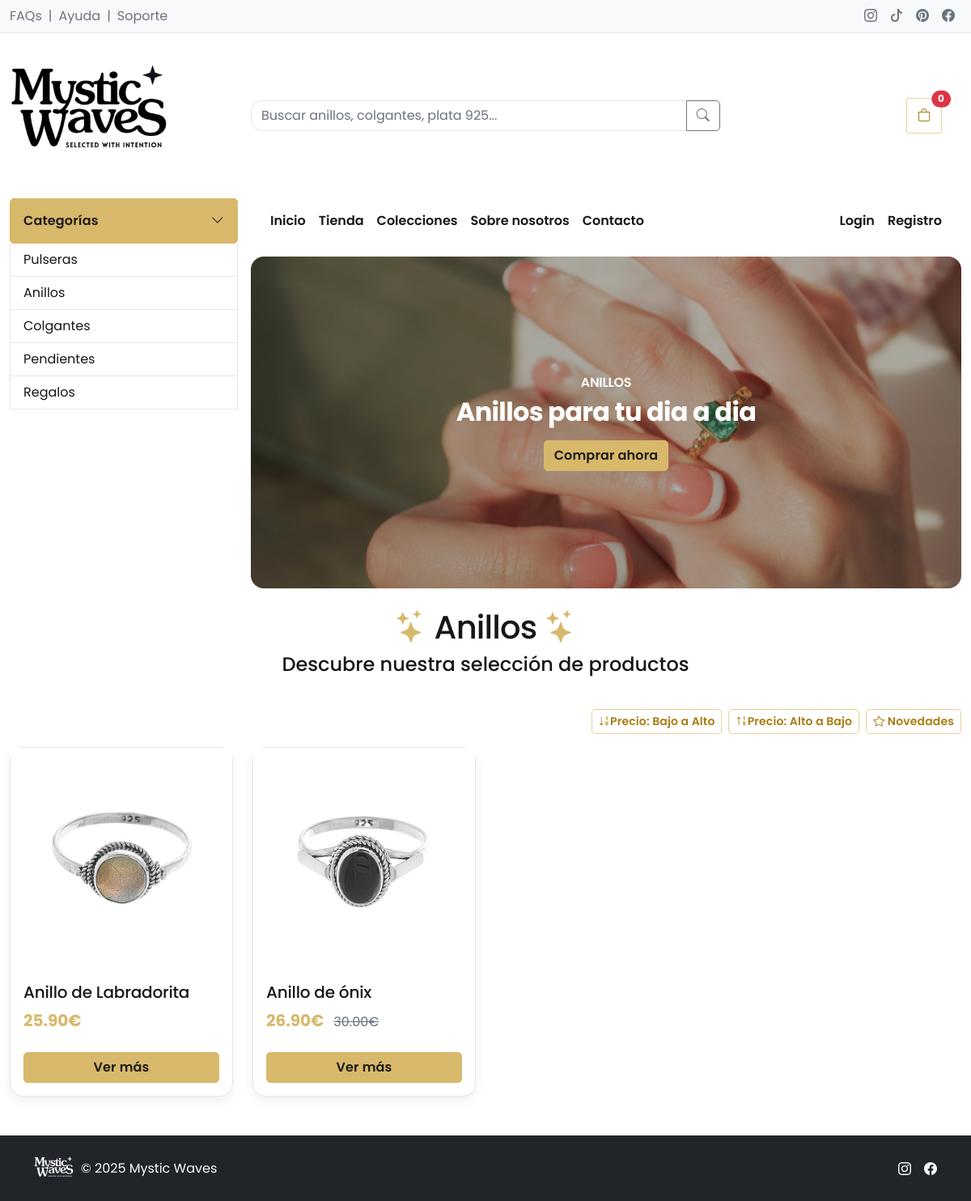
Screenshot of /views/tienda/categorias/categoria.php?categoria=anillos with the database file from the repository.
### tables this page shows
CREATE TABLE `categoria` (
  `codigo` int(11) NOT NULL,
  `nombre` varchar(50) NOT NULL,
  `descripcion` varchar(200) DEFAULT NULL,
  `activo` tinyint(1) NOT NULL,
  `categoriaPadre` int(11) DEFAULT NULL
);

CREATE TABLE `articulos` (
  `codigo` varchar(8) NOT NULL,
  `nombre` varchar(50) NOT NULL,
  `descripcion` varchar(200) NOT NULL,
  `categoria` int(11) NOT NULL,
  `stock` int(11) NOT NULL,
  `precio` decimal(10,2) NOT NULL,
  `imagen` varchar(200) NOT NULL,
  `precio_anterior` decimal(10,2) NOT NULL DEFAULT 0.00,
  `fecha_creacion` timestamp NOT NULL DEFAULT current_timestamp() ON UPDATE current_timestamp(),
  `activo` tinyint(1) NOT NULL DEFAULT 1
);

### actions/categorias_action.php (called while the page is built, shortened)
<?php
$con = conectar();
$sql_categorias = "SELECT * FROM categoria";
$stmt_categorias = $con->prepare($sql_categorias);
$stmt_categorias->execute();
$categorias = $stmt_categorias->fetchAll(PDO::FETCH_OBJ);
if (isset($_GET['categoria'])) {
    $nombre_categoria = $_GET['categoria'];
    $sql_cat = "SELECT * FROM categoria WHERE LOWER(nombre) = LOWER(:nombre) AND activo = 1";
    $stmt_cat = $con->prepare($sql_cat);
    $stmt_cat->bindParam(':nombre', $nombre_categoria);
    $stmt_cat->execute();
    $categoria_actual = $stmt_cat->fetch(PDO::FETCH_OBJ);
    if ($categoria_actual) {
        $titulo_categoria = $categoria_actual->nombre;
        $descripcion_categoria = $categoria_actual->descripcion ?? 'Descubre nuestra selección de productos';
        $orden = $_GET['orden'] ?? '';
        if ($orden === 'precio_asc') {
            $sql_productos_cat = "SELECT * FROM articulos WHERE categoria = :categoria AND activo = 1 ORDER BY precio ASC";
        } elseif ($orden === 'precio_desc') {
            $sql_productos_cat = "SELECT * FROM articulos WHERE categoria = :categoria AND activo = 1 ORDER BY precio DESC";
        } elseif ($orden === 'nuevo') {
            $sql_productos_cat = "SELECT * FROM articulos WHERE categoria = :categoria AND activo = 1 ORDER BY fecha_creacion DESC";
        } else {
            $sql_productos_cat = "SELECT * FROM articulos WHERE categoria = :categoria AND activo = 1 ORDER BY fecha_creacion DESC";
        }
        $stmt_productos_cat = $con->prepare($sql_productos_cat);
        $stmt_productos_cat->bindParam(':categoria', $categoria_actual->codigo);
        $stmt_productos_cat->execute();
        $productos_categoria = $stmt_productos_cat->fetchAll(PDO::FETCH_OBJ);
    } else {
        $titulo_categoria = 'Categoría no encontrada';
        $descripcion_categoria = 'La categoría que buscas no existe o no está disponible.';
        $productos_categoria = [];
    }
}
?>

### helpers/auth.php (called while the page is built, shortened)
<?php
function isLoggedIn(){
    return isset($_SESSION['user_id']) && isset($_SESSION['user_name']);
}

### views/tienda/categorias/categoria.php (the view, shortened to what this page needs)
<?php
require_once __DIR__ . '/../../../helpers/auth.php';
require_once __DIR__ . '/../../../actions/categorias_action.php';
?>
<!DOCTYPE html>
<html lang="es">
<head>
  <link href="https://cdn.jsdelivr.net/npm/bootstrap@5.3.0/dist/css/bootstrap.min.css" rel="stylesheet">
  <link rel="stylesheet" href="https://cdn.jsdelivr.net/npm/bootstrap-icons@1.11.3/font/bootstrap-icons.css">
  <link href="../../../public/assets/css/style.css" rel="stylesheet">
</head>
<body class="d-flex flex-column min-vh-100">
  <?php include_once __DIR__ . '/../../../public/partials/topbar.php'; ?>
  <?php include_once __DIR__ . '/../../../public/partials/searchbar.php'; ?>
  <?php include_once __DIR__ . '/../../../public/partials/cartbar.php'; ?>
  <div class="container-xxl my-3">
    <div class="row g-3">
      <?php include_once __DIR__ . '/../../../public/partials/categories_navbar.php'; ?>
      <div class="col-lg-9">
        <nav class="navbar navbar-expand-lg navbar-light bg-light rounded-3 px-3">
          <div class="collapse navbar-collapse" id="shopNavbar">
            <ul class="navbar-nav me-auto mb-2 mb-lg-0">
              <li class="nav-item"><a class="nav-link" href="../../../index.php">Inicio</a></li>
              <li class="nav-item"><a class="nav-link" href="#">Tienda</a></li>
              <li class="nav-item"><a class="nav-link" href="#">Colecciones</a></li>
              <li class="nav-item"><a class="nav-link" href="../nosotros.php">Sobre nosotros</a></li>
              <li class="nav-item"><a class="nav-link" href="../contacto.php">Contacto</a></li>
            </ul>
           <?php if (isLoggedIn()): ?>
              <ul class="navbar-nav ms-auto">
                <li class="nav-item dropdown">
                  <a class="nav-link dropdown-toggle" href="#" id="userDropdown" role="button" data-bs-toggle="dropdown" aria-expanded="false">
                    <i class="bi bi-person-circle"></i> Hola, <?php echo htmlspecialchars($_SESSION['user_name']); ?>
                  </a>
                  <?php if (isAdmin() || isEditor()): ?>
                    <ul class="dropdown-menu dropdown-menu-end" aria-labelledby="userDropdown">
                      <li><a class="dropdown-item" href="../../../admin/adminPanel.php"><i class="bi bi-wrench-adjustable-circle"></i> Panel de Administrador</a></li>
                      <li><hr class="dropdown-divider"></li>
                      <li><a class="dropdown-item" href="../../user/panel.php"><i class="bi bi-person"></i> Perfil Personal</a></li>
                      <li><hr class="dropdown-divider"></li>
                      <li><a class="dropdown-item" href="../../../actions/logout_action.php"><i class="bi bi-box-arrow-right"></i> Cerrar sesión</a></li>
                    </ul>
                  </li>
                </ul>
                  <?php else: ?>
                    <ul class="dropdown-menu dropdown-menu-end" aria-labelledby="userDropdown">
                      <li><a class="dropdown-item" href="../../user/panel.php"><i class="bi bi-person"></i> Panel de usuario</a></li>
                      <li><hr class="dropdown-divider"></li>
                      <li><a class="dropdown-item" href="../../../actions/logout_action.php"><i class="bi bi-box-arrow-right"></i> Cerrar sesión</a></li>
                    </ul>
                  </li>
                </ul>
                  <?php endif; ?>
            <?php else: ?>
              <ul class="navbar-nav ms-auto">
                <li class="nav-item"><a class="nav-link" href="../../auth/login.php">Login</a></li>
                <li class="nav-item"><a class="nav-link" href="../../auth/registro.php">Registro</a></li>
              </ul>
            <?php endif; ?>
          </div>
        </nav>
        <div class="carousel slide mt-3">
          <div class="carousel-inner rounded-3 overflow-hidden">
            <div class="carousel-item active">
              <img src="../../../public/assets/img/hero-2.png" class="d-block w-100" alt="Colección" style="height:410px; object-fit:cover;">
              <div class="carousel-caption d-flex h-100 align-items-center justify-content-center">
                <div class="p-3" style="max-width: 720px;">
                  <h6 class="text-uppercase fw-semibold mb-2 text-white"><?php echo htmlspecialchars($titulo_categoria); ?></h6>
                  <h2 class="fw-bold mb-3"><?php echo htmlspecialchars($titulo_categoria); ?> para tu dia a dia</h2>
                  <a href="#" class="btn btn-primary">Comprar ahora</a>
                </div>
              </div>
            </div>
          </div>
        </div>
      </div>
    </div>
  </div>
  <h1 class="text-center mb-2 mt-2"><i class="bi bi-stars  text-primary"></i> <?php echo htmlspecialchars($titulo_categoria); ?> <i class="bi bi-stars  text-primary"></i></h1>
  <p class="text-center mb-4 h4" ><?php echo htmlspecialchars($descripcion_categoria); ?></h2>
 <div class="container-xxl mt-3 mb-5">
  <div class="row g-4">
    <div class="col-12 d-flex justify-content-end flex-wrap gap-2">
    <a href="categoria.php?categoria=<?php echo urlencode($_GET['categoria']); ?>&orden=precio_asc" class="btn btn-outline-primary mb-3 btn btn-sm"><i class="bi bi-sort-numeric-down"></i>Precio: Bajo a Alto</a>
    <a href="categoria.php?categoria=<?php echo urlencode($_GET['categoria']); ?>&orden=precio_desc" class="btn btn-outline-primary mb-3 btn btn-sm"><i class="bi bi-sort-numeric-up"></i>Precio: Alto a Bajo</a>
    <a href="categoria.php?categoria=<?php echo urlencode($_GET['categoria']); ?>&orden=nuevo" class="btn btn-outline-primary  mb-3 btn btn-sm"><i class="bi bi-star"></i> Novedades</a>
    </div>
  </div>
  <?php if (isset($productos_categoria) && count($productos_categoria) > 0): ?>
    <div class="row g-4">
      <?php foreach ($productos_categoria as $producto): ?>
        <div class="col-6 col-md-4 col-lg-3">
          <div class="card h-100">
            <img src="../../../public/assets/img/<?php echo $producto->imagen; ?>" class="card-img-top" alt="Producto <?php echo $producto->codigo; ?>">
            <div class="card-body d-flex flex-column">
              <h5 class="card-title"> <?php echo $producto->nombre; ?></h5>
              <p class="card-text text-muted mb-4">
                <span class="fw-bold text-primary fs-5"><?php echo number_format($producto->precio, 2); ?>€</span>
                <?php if ($producto->precio_anterior && $producto->precio_anterior > 0): ?>
                  <s class="ms-2"><?php echo number_format($producto->precio_anterior, 2); ?>€</s>
                    <?php endif; ?>
              </p>
              <a href="../producto.php?codigo=<?php echo $producto->codigo; ?>" class="btn btn-primary mt-auto">Ver más</a>
            </div>
          </div>
        </div>
      <?php endforeach; ?>
    </div>
  <?php else: ?>
    <div class="alert alert-info text-center">
        <i class="bi bi-info-circle"></i> No hay productos disponibles en esta categoría.
      </div>
  <?php endif; ?>
  </div>
  <?php include_once __DIR__ . '/../../../public/partials/footer.php'; ?>
</body>
</html>

### public/partials/categories_navbar.php
<?php
require_once __DIR__ . "/../../actions/categorias_action.php";
?>
<div class="col-lg-3">
        <button class="btn btn-primary w-100 d-flex align-items-center justify-content-between px-3"
          style="height:56px;"
          data-bs-toggle="collapse" data-bs-target="#verticalCats"
          aria-expanded="false" aria-controls="verticalCats" type="button">
          <span class="fw-semibold">Categorías</span>
          <i class="bi bi-chevron-down"></i>
        </button>
        <div class="collapse d-lg-block border border-top-0" id="verticalCats">
          <div class="list-group list-group-flush" style="max-height: 410px; overflow:auto;">
            <?php foreach ($categorias as $categoria): ?>
                <?php if (!$categoria->activo) continue; ?>
              <a href="/views/tienda/categorias/categoria.php?categoria=<?php echo strtolower($categoria->nombre); ?>" class="list-group-item list-group-item-action "><?php echo htmlspecialchars($categoria->nombre); ?></a>
            <?php endforeach; ?>
          </div>
        </div>
      </div>

### public/assets/css/style.css (style rules this page uses)
:root { --ink: #171717; --muted: #6b7280; --line: #e7e5e4; --bg: #ffffff; --surface: #ffffff; --soft: #faf8f2; --soft-2: #f6f2e7; --gold: #d8b86a; --gold-600: #c9a84b; --gold-700: #a97d10; --gold-rgb: 216, 184, 106; --radius: 1rem; --shadow: 0 10px 25px rgba(0,0,0,.06); --shadow-sm: 0 6px 14px rgba(0,0,0,.06); }
:root, [data-bs-theme="light"] { --bs-body-bg: var(--bg); --bs-body-color: var(--ink); --bs-border-color: var(--line); --bs-secondary-color: var(--muted); --bs-primary: var(--gold); --bs-primary-rgb: var(--gold-rgb); --bs-link-color: var(--gold-700); --bs-link-hover-color: var(--gold-600); --bs-emphasis-color: var(--ink); --bs-tertiary-bg: var(--soft); }
* { box-sizing: border-box; }
body { background: var(--bg); color: var(--ink); }
a { text-decoration: none; }
h1, h2, h3, h4, h5, h6 { color: var(--ink); letter-spacing: -0.02em; }
.text-body-secondary, .text-muted { color: var(--muted) !important; }
.btn-primary { --bs-btn-color: #1b1b1b; --bs-btn-bg: var(--gold); --bs-btn-border-color: var(--gold); --bs-btn-hover-color: #111; --bs-btn-hover-bg: var(--gold-600); --bs-btn-hover-border-color: var(--gold-600); --bs-btn-active-bg: var(--gold-700); --bs-btn-active-border-color: var(--gold-700); --bs-btn-focus-shadow-rgb: var(--gold-rgb); }
.btn-outline-primary { --bs-btn-color: var(--gold-700); --bs-btn-border-color: rgba(var(--gold-rgb), .65); --bs-btn-hover-color: #111; --bs-btn-hover-bg: rgba(var(--gold-rgb), .20); --bs-btn-hover-border-color: rgba(var(--gold-rgb), .80); --bs-btn-active-bg: rgba(var(--gold-rgb), .28); --bs-btn-active-border-color: rgba(var(--gold-rgb), .95); --bs-btn-focus-shadow-rgb: var(--gold-rgb); }
.btn { border-radius: 5px; font-weight: 600; letter-spacing: .01em; }
.navbar { background: var(--bg) !important; }
.navbar .nav-link { color: var(--ink); font-weight: 600; border-radius: 2px; padding: .5rem .75rem; }
.card { border: 1px solid var(--line); border-radius: var(--radius); box-shadow: var(--shadow-sm); background: var(--surface); }
.card .card-title, .card h5 { letter-spacing: -0.01em; }
#header-carousel, .carousel { border-radius: var(--radius); overflow: hidden; }
.carousel-item img { width: 100%; height: 410px; object-fit: cover; }
.carousel .carousel-caption { inset: 0; display: flex !important; align-items: center; justify-content: center; background: rgba(40, 40, 40, .38); text-align: center; }
.carousel .carousel-caption h1, .carousel .carousel-caption h2, .carousel .carousel-caption h3, .carousel .carousel-caption h4, .carousel .carousel-caption p { color: #fff; }
body { font-family: "Poppins", system-ui, -apple-system, Segoe UI, Roboto, Arial, sans-serif; }

### rows the page displays
categoria: nombre "Pulseras"
categoria: nombre "Anillos", nombre "ANILLOS", descripcion "Descubre nuestra selección de productos"
categoria: nombre "Colgantes"
categoria: nombre "Pendientes"
categoria: nombre "Regalos"
articulos: imagen+codigo (picture), nombre "Anillo de Labradorita", precio "25.90"
articulos: imagen+codigo (picture), nombre "Anillo de ónix", precio "26.90", precio_anterior "30.00"

### other values shown
$cart_count "0"
